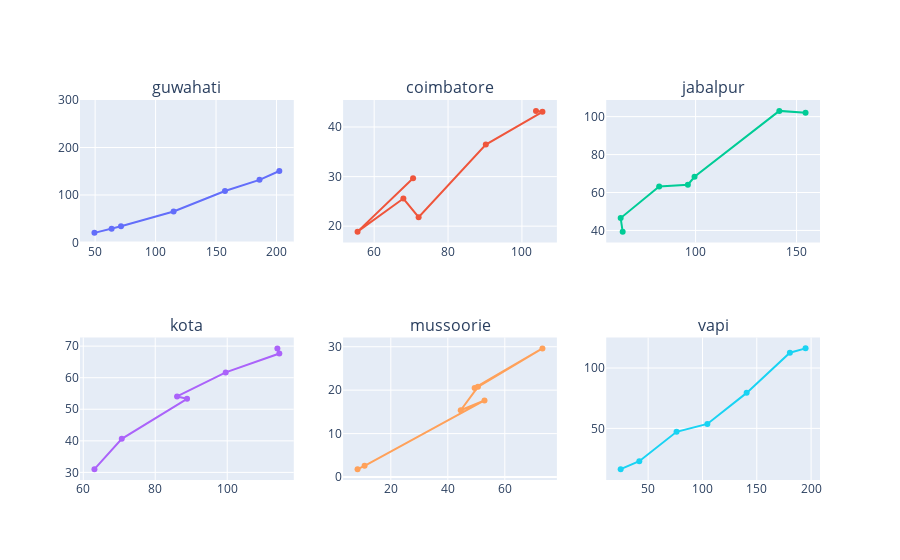

The notebook cell saved with this chart:
### Code cell
#figure out for sub-plot loop for plotly

fig = make_subplots(
rows=2, cols=3,
subplot_titles=('guwahati','coimbatore', 'jabalpur' ,'kota' ,'mussoorie', 'vapi'))
df11 = df1[df1['City'].isin([cities[0]])]
df12 = df1[df1['City'].isin([cities[1]])]
df21 = df1[df1['City'].isin([cities[2]])]
df22 = df1[df1['City'].isin([cities[3]])]
df31 = df1[df1['City'].isin([cities[4]])]
df32 = df1[df1['City'].isin([cities[5]])]

fig.add_trace(go.Scatter(x=df11['pm25'], y=df11['pm10']),row=1, col=1)
fig.add_trace(go.Scatter(x=df12['pm25'], y=df12['pm10']),row=1, col=2)
fig.add_trace(go.Scatter(x=df21['pm25'], y=df21['pm10']),row=1, col=3)
fig.add_trace(go.Scatter(x=df22['pm25'], y=df22['pm10']),row=2, col=1)
fig.add_trace(go.Scatter(x=df31['pm25'], y=df31['pm10']),row=2, col=2)
fig.add_trace(go.Scatter(x=df32['pm25'], y=df32['pm10']),row=2, col=3)

# fig['layout']['yaxis1'].update(title='', range=[0, 150], autorange=False)
# fig['layout']['yaxis2'].update(title='', range=[0, 110], autorange=False)
# fig['layout']['yaxis3'].update(title='', range=[0, 110], autorange=False)
# fig['layout']['yaxis4'].update(title='', range=[0, 110], autorange=False)
# fig['layout']['yaxis5'].update(title='', range=[0, 110], autorange=False)
# fig['layout']['yaxis6'].update(title='', range=[0, 110], autorange=False)

# fig['layout']['xaxis1'].update(title='', range=[0, 200], autorange=False)
# fig['layout']['xaxis2'].update(title='', range=[0, 170], autorange=False)
# fig['layout']['xaxis3'].update(title='', range=[0, 170], autorange=False)
# fig['layout']['xaxis4'].update(title='', range=[0, 170], autorange=False)
# fig['layout']['xaxis5'].update(title='', range=[0, 170], autorange=False)
# fig['layout']['xaxis6'].update(title='', range=[0, 170], autorange=False)

fig.update_layout(showlegend=False)
fig.update_layout(yaxis=dict(range=[0,300]))
fig.show()

### Figure 1 — Plotly figure (JSON) as saved in the notebook; plotly's stock layout.template omitted (floating-point values rounded to 4 significant figures)
{"data": [{"type": "scatter", "x": [202.4, 186.0, 157.4, 114.9, 71.42, 63.63, 49.43], "xaxis": "x", "y": [150.6, 131.9, 108.5, 65.33, 34.1, 28.7, 20.29], "yaxis": "y"}, {"type": "scatter", "x": [103.8, 105.6, 90.23, 72.03, 67.9, 55.5, 70.54], "xaxis": "x2", "y": [43.26, 43.07, 36.45, 21.8, 25.58, 18.9, 29.68], "yaxis": "y2"}, {"type": "scatter", "x": [154.5, 141.4, 99.48, 96.17, 81.97, 62.9, 63.9], "xaxis": "x3", "y": [102.0, 103.0, 68.29, 64.13, 63.14, 46.53, 39.38], "yaxis": "y3"}, {"type": "scatter", "x": [113.9, 114.5, 99.58, 86.07, 88.84, 70.7, 63.1], "xaxis": "x4", "y": [69.29, 67.66, 61.68, 54.07, 53.32, 40.63, 31.03], "yaxis": "y4"}, {"type": "scatter", "x": [49.42, 73.21, 50.58, 44.53, 52.87, 10.8, 8.333], "xaxis": "x5", "y": [20.52, 29.62, 20.77, 15.37, 17.65, 2.567, 1.815], "yaxis": "y5"}, {"type": "scatter", "x": [194.9, 180.4, 140.7, 104.5, 76.13, 41.83, 24.69], "xaxis": "x6", "y": [116.3, 112.7, 79.42, 53.7, 47.16, 22.8, 16.24], "yaxis": "y6"}], "layout": {"annotations": [{"font": {"size": 16}, "showarrow": false, "text": "guwahati", "x": 0.1444, "xanchor": "center", "xref": "paper", "y": 1, "yanchor": "bottom", "yref": "paper"}, {"font": {"size": 16}, "showarrow": false, "text": "coimbatore", "x": 0.5, "xanchor": "center", "xref": "paper", "y": 1, "yanchor": "bottom", "yref": "paper"}, {"font": {"size": 16}, "showarrow": false, "text": "jabalpur", "x": 0.8556, "xanchor": "center", "xref": "paper", "y": 1, "yanchor": "bottom", "yref": "paper"}, {"font": {"size": 16}, "showarrow": false, "text": "kota", "x": 0.1444, "xanchor": "center", "xref": "paper", "y": 0.375, "yanchor": "bottom", "yref": "paper"}, {"font": {"size": 16}, "showarrow": false, "text": "mussoorie", "x": 0.5, "xanchor": "center", "xref": "paper", "y": 0.375, "yanchor": "bottom", "yref": "paper"}, {"font": {"size": 16}, "showarrow": false, "text": "vapi", "x": 0.8556, "xanchor": "center", "xref": "paper", "y": 0.375, "yanchor": "bottom", "yref": "paper"}], "showlegend": false, "xaxis": {"anchor": "y", "domain": [0, 0.2889]}, "xaxis2": {"anchor": "y2", "domain": [0.3556, 0.6444]}, "xaxis3": {"anchor": "y3", "domain": [0.7111, 1]}, "xaxis4": {"anchor": "y4", "domain": [0, 0.2889]}, "xaxis5": {"anchor": "y5", "domain": [0.3556, 0.6444]}, "xaxis6": {"anchor": "y6", "domain": [0.7111, 1]}, "yaxis": {"anchor": "x", "domain": [0.625, 1], "range": [0, 300]}, "yaxis2": {"anchor": "x2", "domain": [0.625, 1]}, "yaxis3": {"anchor": "x3", "domain": [0.625, 1]}, "yaxis4": {"anchor": "x4", "domain": [0, 0.375]}, "yaxis5": {"anchor": "x5", "domain": [0, 0.375]}, "yaxis6": {"anchor": "x6", "domain": [0, 0.375]}}}
